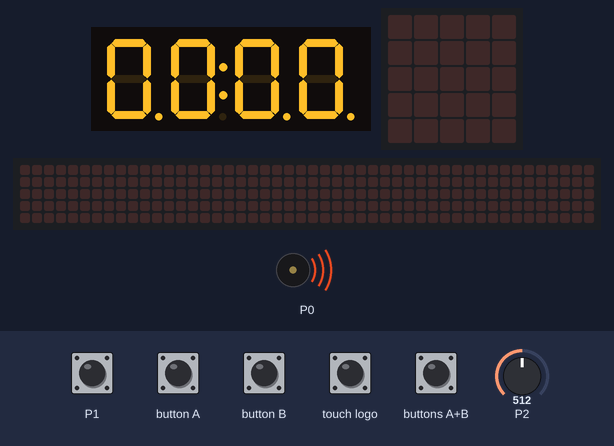
A program run on a simulated BBC micro:bit (MakeCode). Parts: 4-digit seven-segment display, the board's 5×5 LED display, a strip that is not on the board, showing the scrolling text unrolled, buzzer (waves = sounding). Inputs (shaded band) come from the test bench; at power-on: P2 = 512 (analog values on the 0–1023 scale). The 48×5 strip is a reading aid, not a part: it shows the text the display is scrolling, unrolled, one strip-width of it at a time.

Above: at 1.2 s.
1.3 s: touch pin P1 pressed for 0.15 s
At 1.67 s:
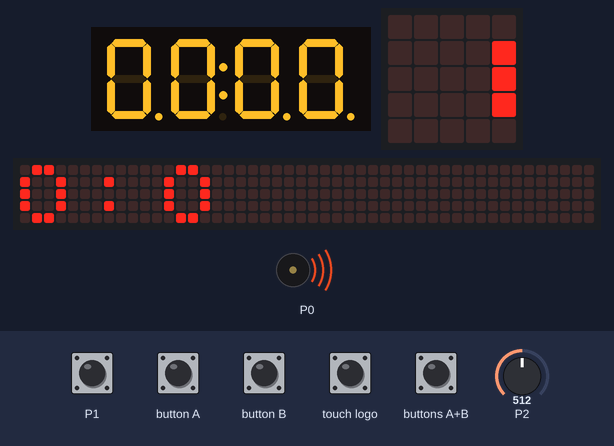
2.0 s: button A pressed for 0.15 s
At 2.42 s:
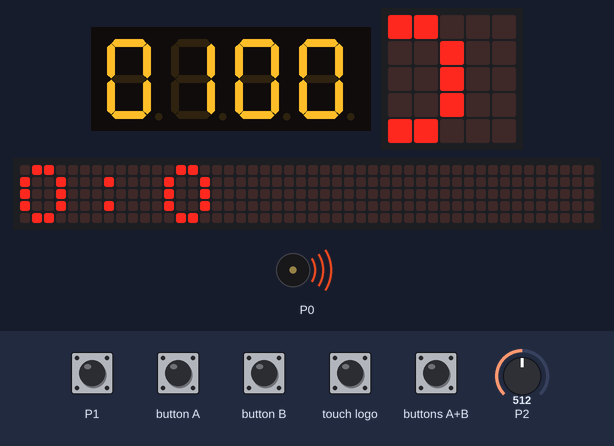
2.7 s: P2 set to 0
9.5 s: button B pressed for 0.15 s
At 10.8 s:
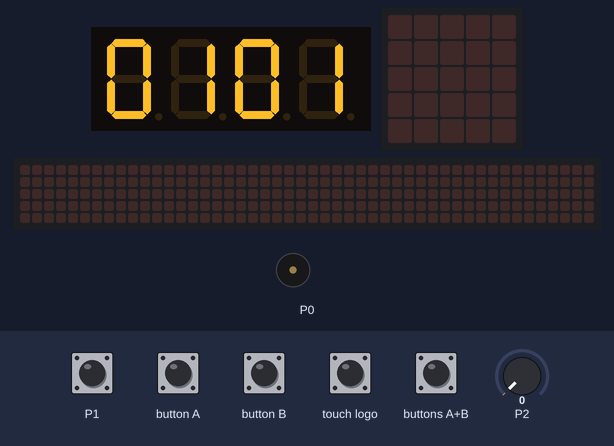
11.1 s: buttons A+B pressed for 1 s
At 12.25 s:
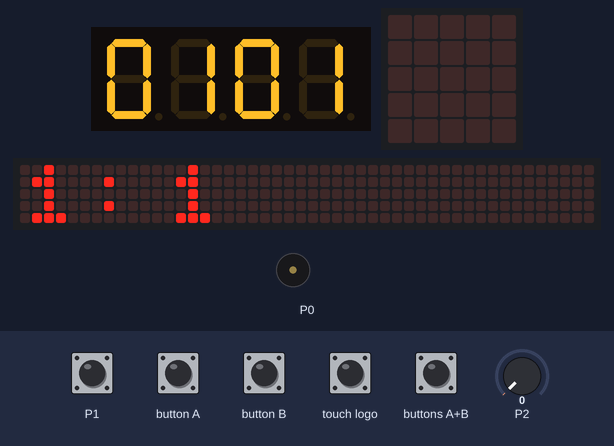
Timing chart, 0 to 14.1 s (numbered marks = the images above; inputs shaded):
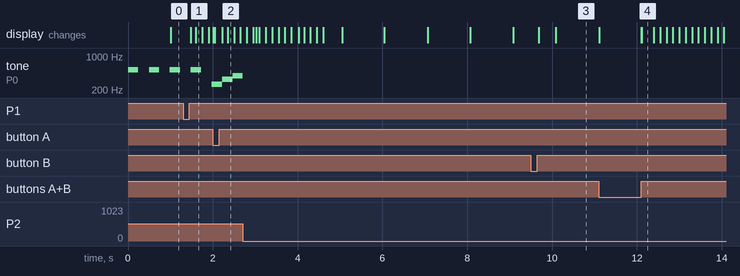

The program:

main.ts
```typescript
input.onPinPressed(TouchPin.P1, function () {
    basic.showString("" + Godzina_alarm + (":" + Minuta_alarm))
    Godzina_alarm += 1
})
input.onButtonPressed(Button.AB, function () {
    Minuta_alarm += 1
    basic.showString("" + Godzina_alarm + (":" + Minuta_alarm))
})
input.onButtonPressed(Button.A, function () {
    Godzina += 1
})
input.onButtonPressed(Button.B, function () {
    Minuta += 1
})
let Minuta1 = 0
let Minuta10 = 0
let Godzina1 = 0
let Godzina10 = 0
let Minuta = 0
let Godzina = 0
let Minuta_alarm = 0
let Godzina_alarm = 0
let _4digit = grove.createDisplay(DigitalPin.P8, DigitalPin.P14)
basic.forever(function () {
    basic.pause(60000)
    Minuta += 1
    if (Minuta >= 60 && !(input.buttonIsPressed(Button.B))) {
        Godzina += 1
    }
})
basic.forever(function () {
    if (Godzina == Godzina_alarm && Minuta == Minuta_alarm) {
        while (!(input.logoIsPressed()) && !(Minuta - Minuta_alarm >= 2)) {
            music.playMelody("C5 - C5 - C5 - C5 - ", 250)
            music.playMelody("C E G B C5 A F D ", 250)
        }
    }
})
basic.forever(function () {
    _4digit.bit(Godzina10, 0)
    _4digit.bit(Godzina1, 1)
    _4digit.bit(Minuta10, 2)
    _4digit.bit(Minuta1, 3)
})
basic.forever(function () {
    music.setVolume(pins.analogReadPin(AnalogPin.P2))
})
basic.forever(function () {
    if (Godzina > 9) {
        Godzina1 = Godzina % 10
        Godzina10 = (Godzina - Godzina1) / 10
    } else {
        Godzina1 = Godzina
        Godzina10 = 0
    }
})
basic.forever(function () {
    if (Godzina > 23) {
        Godzina = 0
    }
    if (Minuta >= 60) {
        Minuta = 0
    }
})
basic.forever(function () {
    if (Minuta_alarm >= 60) {
        Minuta_alarm = 0
    }
    if (Godzina_alarm > 23) {
        Godzina_alarm = 0
    }
})
basic.forever(function () {
    basic.pause(1000)
    _4digit.point(true)
    basic.pause(1000)
    _4digit.point(false)
})
basic.forever(function () {
    if (Minuta > 9) {
        Minuta1 = Minuta % 10
        Minuta10 = (Minuta - Minuta1) / 10
    } else {
        Minuta1 = Minuta
        Minuta10 = 0
    }
})
```

test.ts
```typescript
// tu są testy; nie będzie to kompilowane, gdy ten pakiet będzie używany jako rozszerzenie.
```

Measured:
- after the input at 1.3 s, the display: first changes after 0.18 s (image 1 shows a later state)
- after the input at 9.5 s, the display: first changes after 0.18 s (image 3 shows a later state)
- after the input at 11.1 s, the display: first differs from a run without the input after 1.0 s (image 4 shows a later state)
